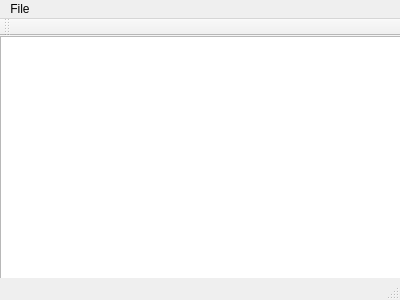
<?xml version="1.0" encoding="UTF-8"?>
<ui version="4.0">
 <class>Redactor</class>
 <widget class="QMainWindow" name="Redactor">
  <property name="geometry">
   <rect>
    <x>0</x>
    <y>0</y>
    <width>400</width>
    <height>300</height>
   </rect>
  </property>
  <property name="windowTitle">
   <string>Redactor</string>
  </property>
  <widget class="QWidget" name="centralWidget">
   <widget class="QTableView" name="mainTable">
    <property name="geometry">
     <rect>
      <x>0</x>
      <y>0</y>
      <width>401</width>
      <height>251</height>
     </rect>
    </property>
   </widget>
  </widget>
  <widget class="QMenuBar" name="menuBar">
   <property name="geometry">
    <rect>
     <x>0</x>
     <y>0</y>
     <width>400</width>
     <height>21</height>
    </rect>
   </property>
   <widget class="QMenu" name="menuFile">
    <property name="title">
     <string>File</string>
    </property>
    <addaction name="actionOpen"/>
    <addaction name="actionSave"/>
    <addaction name="separator"/>
    <addaction name="actionAbout"/>
    <addaction name="separator"/>
    <addaction name="actionQuit"/>
   </widget>
   <addaction name="menuFile"/>
  </widget>
  <widget class="QToolBar" name="mainToolBar">
   <attribute name="toolBarArea">
    <enum>TopToolBarArea</enum>
   </attribute>
   <attribute name="toolBarBreak">
    <bool>false</bool>
   </attribute>
  </widget>
  <widget class="QStatusBar" name="statusBar"/>
  <action name="actionOpen">
   <property name="text">
    <string>Open</string>
   </property>
  </action>
  <action name="actionSave">
   <property name="text">
    <string>Save</string>
   </property>
  </action>
  <action name="actionAbout">
   <property name="text">
    <string>About</string>
   </property>
  </action>
  <action name="actionQuit">
   <property name="text">
    <string>Quit</string>
   </property>
  </action>
 </widget>
 <layoutdefault spacing="6" margin="11"/>
 <resources/>
 <connections/>
</ui>
